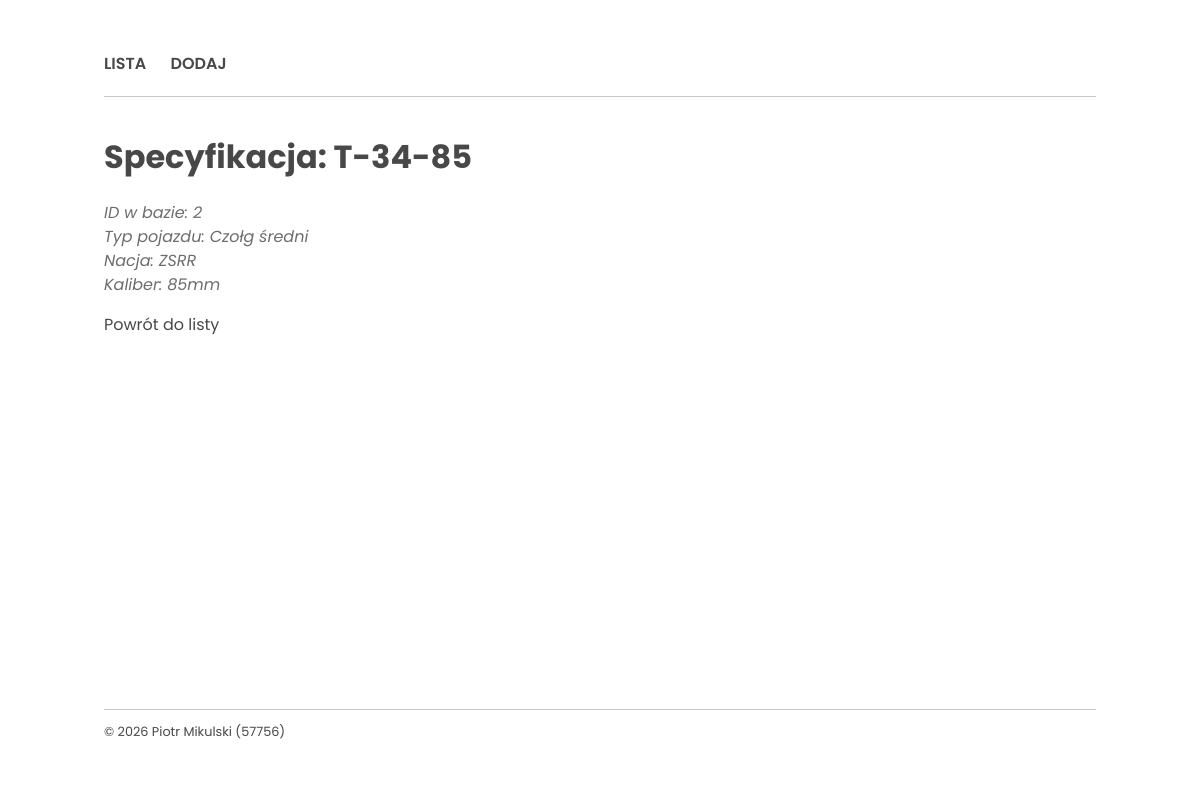
The page /tank/2 on the database its author committed.
### tables this page shows
CREATE TABLE tanks (
        id INTEGER PRIMARY KEY AUTOINCREMENT,
        name TEXT NOT NULL,
        type TEXT NOT NULL,
        nation TEXT NOT NULL,
        caliber TEXT NOT NULL
    );

### app.py (the view)
@app.route('/tank/<int:tank_id>')
def show(tank_id):
    conn = get_db_connection()
    tank = conn.execute('SELECT * FROM tanks WHERE id = ?', (tank_id,)).fetchone()
    conn.close()
    if tank is None:
        return "Pojazd nie istnieje", 404
    return render_template('show.html', tank=tank)

### app.py (called while the page is built)
def get_db_connection():
    conn = sqlite3.connect(DATABASE)
    conn.row_factory = sqlite3.Row
    return conn

### templates/show.html
{% extends 'layout.html' %}
{% block body_class %}show{% endblock %}
{% block content %}
<h1>Specyfikacja: {{ tank.name }}</h1>
<article>
    <p><strong>ID w bazie:</strong> {{ tank.id }}</p>
    <p><strong>Typ pojazdu:</strong> {{ tank.type }}</p>
    <p><strong>Nacja:</strong> {{ tank.nation }}</p>
    <p><strong>Kaliber:</strong> {{ tank.caliber }}</p>
</article>
<ul class="action-list">
    <li><a href="{{ url_for('index') }}">Powrót do listy</a></li>
</ul>
{% endblock %}

### static/css/style.css (style rules this page uses)
html, body, div, span, applet, object, iframe, h1, h2, h3, h4, h5, h6, p, blockquote, pre, a, abbr, acronym, address, big, cite, code, del, dfn, em, img, ins, kbd, q, s, samp, small, strike, strong, sub, sup, tt, var, b, u, i, center, dl, dt, dd, ol, ul, li, fieldset, form, label, legend, table, caption, tbody, tfoot, thead, tr, th, td, article, aside, canvas, details, embed, figure, figcaption, footer, header, hgroup, menu, nav, output, ruby, section, summary, time, mark, audio, video { margin: 0; padding: 0; border: 0; font-size: 100%; font: inherit; vertical-align: baseline; }
article, aside, details, figcaption, figure, footer, header, hgroup, menu, nav, section { display: block; }
body { line-height: 1; }
ol, ul { list-style: none; }
* { box-sizing: border-box; }
body { background-color: #f5f5f5; display: flex; flex-direction: column; min-height: 95vh; font-family: "Poppins", sans-serif; font-size: 16px; line-height: 24px; color: #484848; }
@media (min-width: 1024px) { body { background: url('https://cdn.pixabay.com/photo/2018/01/26/20/24/pattern-3109720_960_720.jpg'); } }
body h1 { font-size: 2rem; font-weight: bold; margin-top: .5em; margin-bottom: 1em; }
body a { text-decoration: none; color: #484848; }
.show article { font-style: italic; color: #6d6d6d; }
body ul.action-list { margin-top: 1em; margin-bottom: 2em; }
body ul.action-list li { display: inline-block; margin-right: 1em; }

### rows shown on the page
tanks: name "T-34-85", id "2", type "Czołg średni", nation "ZSRR", caliber "85mm"
